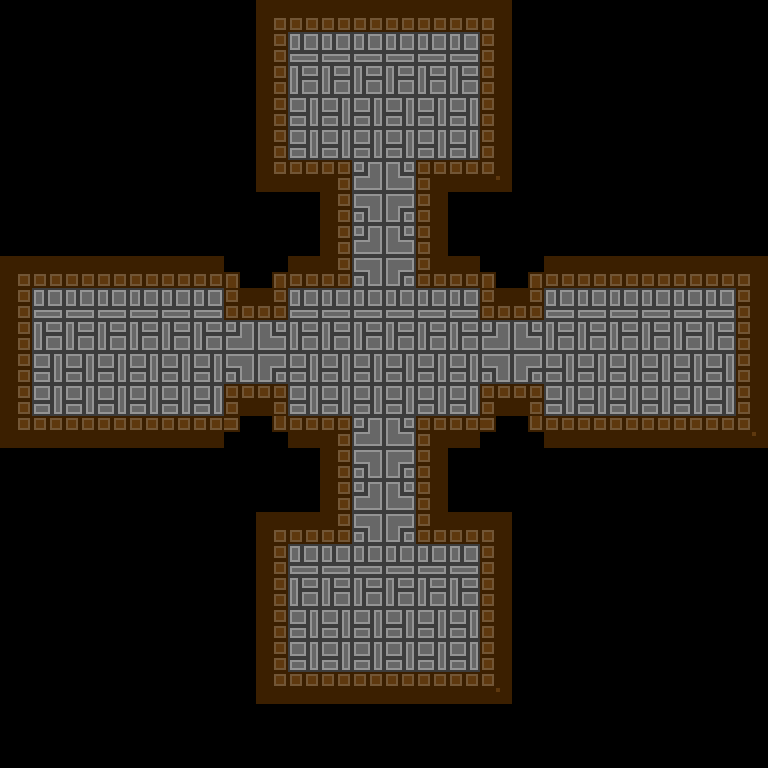

The image is a tile-based game level rendered from a .tmx file. Its description and complete source (layers, tilesets, objects, tile grids) follow:
An orthogonal 24x24 tile map with 32x32 px tiles, 3 tile layers (bg, road, wall).

<map version="1.2" tiledversion="1.3.4" orientation="orthogonal" renderorder="right-down" width="24" height="24" tilewidth="32" tileheight="32" infinite="0" nextlayerid="4" nextobjectid="1">
 <tileset firstgid="1" source="地牢1.tsx" />
 <layer id="1" name="bg" width="24" height="24">
  <data encoding="csv">
69,69,69,69,69,69,69,69,69,69,69,69,69,69,69,69,69,69,69,69,69,69,69,69,
69,69,69,69,69,69,69,69,69,69,69,69,69,69,69,69,69,69,69,69,69,69,69,69,
69,69,69,69,69,69,69,69,69,69,69,69,69,69,69,69,69,69,69,69,69,69,69,69,
69,69,69,69,69,69,69,69,69,69,69,69,69,69,69,69,69,69,69,69,69,69,69,69,
69,69,69,69,69,69,69,69,69,69,69,69,69,69,69,69,69,69,69,69,69,69,69,69,
69,69,69,69,69,69,69,69,69,69,69,69,69,69,69,69,69,69,69,69,69,69,69,69,
69,69,69,69,69,69,69,69,69,69,69,69,69,69,69,69,69,69,69,69,69,69,69,69,
69,69,69,69,69,69,69,69,69,69,69,69,69,69,69,69,69,69,69,69,69,69,69,69,
69,69,69,69,69,69,69,69,69,69,69,69,69,69,69,69,69,69,69,69,69,69,69,69,
69,69,69,69,69,69,69,69,69,69,69,69,69,69,69,69,69,69,69,69,69,69,69,69,
69,69,69,69,69,69,69,69,69,69,69,69,69,69,69,69,69,69,69,69,69,69,69,69,
69,69,69,69,69,69,69,69,69,69,69,69,69,69,69,69,69,69,69,69,69,69,69,69,
69,69,69,69,69,69,69,69,69,69,69,69,69,69,69,69,69,69,69,69,69,69,69,69,
69,69,69,69,69,69,69,69,69,69,69,69,69,69,69,69,69,69,69,69,69,69,69,69,
69,69,69,69,69,69,69,69,69,69,69,69,69,69,69,69,69,69,69,69,69,69,69,69,
69,69,69,69,69,69,69,69,69,69,69,69,69,69,69,69,69,69,69,69,69,69,69,69,
69,69,69,69,69,69,69,69,69,69,69,69,69,69,69,69,69,69,69,69,69,69,69,69,
69,69,69,69,69,69,69,69,69,69,69,69,69,69,69,69,69,69,69,69,69,69,69,69,
69,69,69,69,69,69,69,69,69,69,69,69,69,69,69,69,69,69,69,69,69,69,69,69,
69,69,69,69,69,69,69,69,69,69,69,69,69,69,69,69,69,69,69,69,69,69,69,69,
69,69,69,69,69,69,69,69,69,69,69,69,69,69,69,69,69,69,69,69,69,69,69,69,
69,69,69,69,69,69,69,69,69,69,69,69,69,69,69,69,69,69,69,69,69,69,69,69,
69,69,69,69,69,69,69,69,69,69,69,69,69,69,69,69,69,69,69,69,69,69,69,69,
69,69,69,69,69,69,69,69,69,69,69,69,69,69,69,69,69,69,69,69,69,69,69,69
</data>
 </layer>
 <layer id="2" name="road" width="24" height="24">
  <data encoding="csv">
0,0,0,0,0,0,0,0,0,0,0,0,0,0,0,0,0,0,0,0,0,0,0,0,
0,0,0,0,0,0,0,0,0,51,51,51,51,51,51,0,0,0,0,0,0,0,0,0,
0,0,0,0,0,0,0,0,0,52,52,52,52,52,52,0,0,0,0,0,0,0,0,0,
0,0,0,0,0,0,0,0,0,50,50,50,50,50,50,0,0,0,0,0,0,0,0,0,
0,0,0,0,0,0,0,0,0,50,50,50,50,50,50,0,0,0,0,0,0,0,0,0,
0,0,0,0,0,0,0,0,0,0,0,54,55,0,0,0,0,0,0,0,0,0,0,0,
0,0,0,0,0,0,0,0,0,0,0,57,56,0,0,0,0,0,0,0,0,0,0,0,
0,0,0,0,0,0,0,0,0,0,0,54,55,0,0,0,0,0,0,0,0,0,0,0,
0,0,0,0,0,0,0,0,0,0,0,57,56,0,0,0,0,0,0,0,0,0,0,0,
0,51,51,51,51,51,51,0,0,51,51,51,51,51,51,0,0,51,51,51,51,51,51,0,
0,52,52,52,52,52,52,54,55,52,52,52,52,52,52,54,55,52,52,52,52,52,52,0,
0,50,50,50,50,50,50,57,56,50,50,50,50,50,50,57,56,50,50,50,50,50,50,0,
0,50,50,50,50,50,50,0,0,50,50,50,50,50,50,0,0,50,50,50,50,50,50,0,
0,0,0,0,0,0,0,0,0,0,0,54,55,0,0,0,0,0,0,0,0,0,0,0,
0,0,0,0,0,0,0,0,0,0,0,57,56,0,0,0,0,0,0,0,0,0,0,0,
0,0,0,0,0,0,0,0,0,0,0,54,55,0,0,0,0,0,0,0,0,0,0,0,
0,0,0,0,0,0,0,0,0,0,0,57,56,0,0,0,0,0,0,0,0,0,0,0,
0,0,0,0,0,0,0,0,0,51,51,51,51,51,51,0,0,0,0,0,0,0,0,0,
0,0,0,0,0,0,0,0,0,52,52,52,52,52,52,0,0,0,0,0,0,0,0,0,
0,0,0,0,0,0,0,0,0,50,50,50,50,50,50,0,0,0,0,0,0,0,0,0,
0,0,0,0,0,0,0,0,0,50,50,50,50,50,50,0,0,0,0,0,0,0,0,0,
0,0,0,0,0,0,0,0,0,0,0,0,0,0,0,0,0,0,0,0,0,0,0,0,
0,0,0,0,0,0,0,0,0,0,0,0,0,0,0,0,0,0,0,0,0,0,0,0,
0,0,0,0,0,0,0,0,0,0,0,0,0,0,0,0,0,0,0,0,0,0,0,0
</data>
 </layer>
 <layer id="3" name="wall" width="24" height="24">
  <data encoding="csv">
0,0,0,0,0,0,0,0,114,118,118,118,118,118,118,115,0,0,0,0,0,0,0,0,
0,0,0,0,0,0,0,0,121,0,0,0,0,0,0,86,0,0,0,0,0,0,0,0,
0,0,0,0,0,0,0,0,121,0,0,0,0,0,0,86,0,0,0,0,0,0,0,0,
0,0,0,0,0,0,0,0,121,0,0,0,0,0,0,86,0,0,0,0,0,0,0,0,
0,0,0,0,0,0,0,0,121,0,0,0,0,0,0,86,0,0,0,0,0,0,0,0,
0,0,0,0,0,0,0,0,116,120,106,0,0,105,120,85,0,0,0,0,0,0,0,0,
0,0,0,0,0,0,0,0,0,0,121,0,0,119,0,0,0,0,0,0,0,0,0,0,
0,0,0,0,0,0,0,0,0,0,121,0,0,119,0,0,0,0,0,0,0,0,0,0,
114,118,118,118,118,118,118,158,154,118,108,0,0,107,118,158,154,118,118,118,118,118,118,115,
121,0,0,0,0,0,0,107,108,0,0,0,0,0,0,107,108,0,0,0,0,0,0,86,
121,0,0,0,0,0,0,0,0,0,0,0,0,0,0,0,0,0,0,0,0,0,0,86,
121,0,0,0,0,0,0,0,0,0,0,0,0,0,0,0,0,0,0,0,0,0,0,86,
121,0,0,0,0,0,0,105,106,0,0,0,0,0,0,105,106,0,0,0,0,0,0,86,
116,120,120,120,120,120,120,163,155,120,106,0,0,105,120,163,155,83,83,83,83,83,83,85,
0,0,0,0,0,0,0,0,0,0,121,0,0,119,0,0,0,0,0,0,0,0,0,0,
0,0,0,0,0,0,0,0,0,0,121,0,0,119,0,0,0,0,0,0,0,0,0,0,
0,0,0,0,0,0,0,0,114,118,108,0,0,107,118,115,0,0,0,0,0,0,0,0,
0,0,0,0,0,0,0,0,121,0,0,0,0,0,0,86,0,0,0,0,0,0,0,0,
0,0,0,0,0,0,0,0,121,0,0,0,0,0,0,86,0,0,0,0,0,0,0,0,
0,0,0,0,0,0,0,0,121,0,0,0,0,0,0,86,0,0,0,0,0,0,0,0,
0,0,0,0,0,0,0,0,121,0,0,0,0,0,0,86,0,0,0,0,0,0,0,0,
0,0,0,0,0,0,0,0,116,83,83,83,83,83,83,85,0,0,0,0,0,0,0,0,
0,0,0,0,0,0,0,0,0,0,0,0,0,0,0,0,0,0,0,0,0,0,0,0,
0,0,0,0,0,0,0,0,0,0,0,0,0,0,0,0,0,0,0,0,0,0,0,0
</data>
 </layer>
</map>
